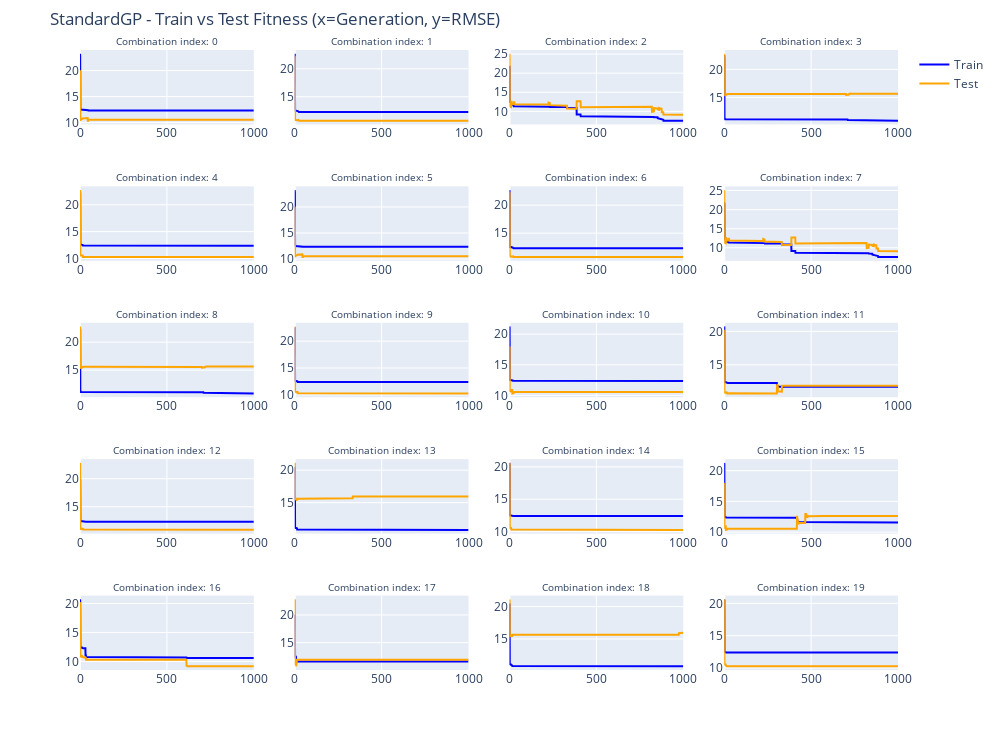

The notebook cell this image was saved under:
### Code cell
train_test_fit(df)

### Figure 1 — Plotly figure (JSON) as saved in the notebook; plotly's stock layout.template omitted (floating-point values rounded to 4 significant figures; data arrays with more than 128 entries replaced by an {"elided": "..."} marker saying what was removed)
{"data": [{"line": {"color": "blue"}, "mode": "lines", "name": "Train", "showlegend": true, "type": "scatter", "xaxis": "x", "y": {"elided": "1001 float values"}, "yaxis": "y"}, {"line": {"color": "orange"}, "mode": "lines", "name": "Test", "showlegend": true, "type": "scatter", "xaxis": "x", "y": {"elided": "1001 float values"}, "yaxis": "y"}, {"line": {"color": "blue"}, "mode": "lines", "name": "Train", "showlegend": false, "type": "scatter", "xaxis": "x2", "y": {"elided": "1001 float values"}, "yaxis": "y2"}, {"line": {"color": "orange"}, "mode": "lines", "name": "Test", "showlegend": false, "type": "scatter", "xaxis": "x2", "y": {"elided": "1001 float values"}, "yaxis": "y2"}, {"line": {"color": "blue"}, "mode": "lines", "name": "Train", "showlegend": false, "type": "scatter", "xaxis": "x3", "y": {"elided": "1001 float values"}, "yaxis": "y3"}, {"line": {"color": "orange"}, "mode": "lines", "name": "Test", "showlegend": false, "type": "scatter", "xaxis": "x3", "y": {"elided": "1001 float values"}, "yaxis": "y3"}, {"line": {"color": "blue"}, "mode": "lines", "name": "Train", "showlegend": false, "type": "scatter", "xaxis": "x4", "y": {"elided": "1001 float values"}, "yaxis": "y4"}, {"line": {"color": "orange"}, "mode": "lines", "name": "Test", "showlegend": false, "type": "scatter", "xaxis": "x4", "y": {"elided": "1001 float values"}, "yaxis": "y4"}, {"line": {"color": "blue"}, "mode": "lines", "name": "Train", "showlegend": false, "type": "scatter", "xaxis": "x5", "y": {"elided": "1001 float values"}, "yaxis": "y5"}, {"line": {"color": "orange"}, "mode": "lines", "name": "Test", "showlegend": false, "type": "scatter", "xaxis": "x5", "y": {"elided": "1001 float values"}, "yaxis": "y5"}, {"line": {"color": "blue"}, "mode": "lines", "name": "Train", "showlegend": false, "type": "scatter", "xaxis": "x6", "y": {"elided": "1001 float values"}, "yaxis": "y6"}, {"line": {"color": "orange"}, "mode": "lines", "name": "Test", "showlegend": false, "type": "scatter", "xaxis": "x6", "y": {"elided": "1001 float values"}, "yaxis": "y6"}, {"line": {"color": "blue"}, "mode": "lines", "name": "Train", "showlegend": false, "type": "scatter", "xaxis": "x7", "y": {"elided": "1001 float values"}, "yaxis": "y7"}, {"line": {"color": "orange"}, "mode": "lines", "name": "Test", "showlegend": false, "type": "scatter", "xaxis": "x7", "y": {"elided": "1001 float values"}, "yaxis": "y7"}, {"line": {"color": "blue"}, "mode": "lines", "name": "Train", "showlegend": false, "type": "scatter", "xaxis": "x8", "y": {"elided": "1001 float values"}, "yaxis": "y8"}, {"line": {"color": "orange"}, "mode": "lines", "name": "Test", "showlegend": false, "type": "scatter", "xaxis": "x8", "y": {"elided": "1001 float values"}, "yaxis": "y8"}, {"line": {"color": "blue"}, "mode": "lines", "name": "Train", "showlegend": false, "type": "scatter", "xaxis": "x9", "y": {"elided": "1001 float values"}, "yaxis": "y9"}, {"line": {"color": "orange"}, "mode": "lines", "name": "Test", "showlegend": false, "type": "scatter", "xaxis": "x9", "y": {"elided": "1001 float values"}, "yaxis": "y9"}, {"line": {"color": "blue"}, "mode": "lines", "name": "Train", "showlegend": false, "type": "scatter", "xaxis": "x10", "y": {"elided": "1001 float values"}, "yaxis": "y10"}, {"line": {"color": "orange"}, "mode": "lines", "name": "Test", "showlegend": false, "type": "scatter", "xaxis": "x10", "y": {"elided": "1001 float values"}, "yaxis": "y10"}, {"line": {"color": "blue"}, "mode": "lines", "name": "Train", "showlegend": false, "type": "scatter", "xaxis": "x11", "y": {"elided": "1001 float values"}, "yaxis": "y11"}, {"line": {"color": "orange"}, "mode": "lines", "name": "Test", "showlegend": false, "type": "scatter", "xaxis": "x11", "y": {"elided": "1001 float values"}, "yaxis": "y11"}, {"line": {"color": "blue"}, "mode": "lines", "name": "Train", "showlegend": false, "type": "scatter", "xaxis": "x12", "y": {"elided": "1001 float values"}, "yaxis": "y12"}, {"line": {"color": "orange"}, "mode": "lines", "name": "Test", "showlegend": false, "type": "scatter", "xaxis": "x12", "y": {"elided": "1001 float values"}, "yaxis": "y12"}, {"line": {"color": "blue"}, "mode": "lines", "name": "Train", "showlegend": false, "type": "scatter", "xaxis": "x13", "y": {"elided": "1001 float values"}, "yaxis": "y13"}, {"line": {"color": "orange"}, "mode": "lines", "name": "Test", "showlegend": false, "type": "scatter", "xaxis": "x13", "y": {"elided": "1001 float values"}, "yaxis": "y13"}, {"line": {"color": "blue"}, "mode": "lines", "name": "Train", "showlegend": false, "type": "scatter", "xaxis": "x14", "y": {"elided": "1001 float values"}, "yaxis": "y14"}, {"line": {"color": "orange"}, "mode": "lines", "name": "Test", "showlegend": false, "type": "scatter", "xaxis": "x14", "y": {"elided": "1001 float values"}, "yaxis": "y14"}, {"line": {"color": "blue"}, "mode": "lines", "name": "Train", "showlegend": false, "type": "scatter", "xaxis": "x15", "y": {"elided": "1001 float values"}, "yaxis": "y15"}, {"line": {"color": "orange"}, "mode": "lines", "name": "Test", "showlegend": false, "type": "scatter", "xaxis": "x15", "y": {"elided": "1001 float values"}, "yaxis": "y15"}, {"line": {"color": "blue"}, "mode": "lines", "name": "Train", "showlegend": false, "type": "scatter", "xaxis": "x16", "y": {"elided": "1001 float values"}, "yaxis": "y16"}, {"line": {"color": "orange"}, "mode": "lines", "name": "Test", "showlegend": false, "type": "scatter", "xaxis": "x16", "y": {"elided": "1001 float values"}, "yaxis": "y16"}, {"line": {"color": "blue"}, "mode": "lines", "name": "Train", "showlegend": false, "type": "scatter", "xaxis": "x17", "y": {"elided": "1001 float values"}, "yaxis": "y17"}, {"line": {"color": "orange"}, "mode": "lines", "name": "Test", "showlegend": false, "type": "scatter", "xaxis": "x17", "y": {"elided": "1001 float values"}, "yaxis": "y17"}, {"line": {"color": "blue"}, "mode": "lines", "name": "Train", "showlegend": false, "type": "scatter", "xaxis": "x18", "y": {"elided": "1001 float values"}, "yaxis": "y18"}, {"line": {"color": "orange"}, "mode": "lines", "name": "Test", "showlegend": false, "type": "scatter", "xaxis": "x18", "y": {"elided": "1001 float values"}, "yaxis": "y18"}, {"line": {"color": "blue"}, "mode": "lines", "name": "Train", "showlegend": false, "type": "scatter", "xaxis": "x19", "y": {"elided": "1001 float values"}, "yaxis": "y19"}, {"line": {"color": "orange"}, "mode": "lines", "name": "Test", "showlegend": false, "type": "scatter", "xaxis": "x19", "y": {"elided": "1001 float values"}, "yaxis": "y19"}, {"line": {"color": "blue"}, "mode": "lines", "name": "Train", "showlegend": false, "type": "scatter", "xaxis": "x20", "y": {"elided": "1001 float values"}, "yaxis": "y20"}, {"line": {"color": "orange"}, "mode": "lines", "name": "Test", "showlegend": false, "type": "scatter", "xaxis": "x20", "y": {"elided": "1001 float values"}, "yaxis": "y20"}], "layout": {"annotations": [{"font": {"size": 10}, "showarrow": false, "text": "Combination index: 0", "x": 0.1062, "xanchor": "center", "xref": "paper", "y": 1, "yanchor": "bottom", "yref": "paper"}, {"font": {"size": 10}, "showarrow": false, "text": "Combination index: 1", "x": 0.3688, "xanchor": "center", "xref": "paper", "y": 1, "yanchor": "bottom", "yref": "paper"}, {"font": {"size": 10}, "showarrow": false, "text": "Combination index: 2", "x": 0.6313, "xanchor": "center", "xref": "paper", "y": 1, "yanchor": "bottom", "yref": "paper"}, {"font": {"size": 10}, "showarrow": false, "text": "Combination index: 3", "x": 0.8938, "xanchor": "center", "xref": "paper", "y": 1, "yanchor": "bottom", "yref": "paper"}, {"font": {"size": 10}, "showarrow": false, "text": "Combination index: 4", "x": 0.1062, "xanchor": "center", "xref": "paper", "y": 0.78, "yanchor": "bottom", "yref": "paper"}, {"font": {"size": 10}, "showarrow": false, "text": "Combination index: 5", "x": 0.3688, "xanchor": "center", "xref": "paper", "y": 0.78, "yanchor": "bottom", "yref": "paper"}, {"font": {"size": 10}, "showarrow": false, "text": "Combination index: 6", "x": 0.6313, "xanchor": "center", "xref": "paper", "y": 0.78, "yanchor": "bottom", "yref": "paper"}, {"font": {"size": 10}, "showarrow": false, "text": "Combination index: 7", "x": 0.8938, "xanchor": "center", "xref": "paper", "y": 0.78, "yanchor": "bottom", "yref": "paper"}, {"font": {"size": 10}, "showarrow": false, "text": "Combination index: 8", "x": 0.1062, "xanchor": "center", "xref": "paper", "y": 0.56, "yanchor": "bottom", "yref": "paper"}, {"font": {"size": 10}, "showarrow": false, "text": "Combination index: 9", "x": 0.3688, "xanchor": "center", "xref": "paper", "y": 0.56, "yanchor": "bottom", "yref": "paper"}, {"font": {"size": 10}, "showarrow": false, "text": "Combination index: 10", "x": 0.6313, "xanchor": "center", "xref": "paper", "y": 0.56, "yanchor": "bottom", "yref": "paper"}, {"font": {"size": 10}, "showarrow": false, "text": "Combination index: 11", "x": 0.8938, "xanchor": "center", "xref": "paper", "y": 0.56, "yanchor": "bottom", "yref": "paper"}, {"font": {"size": 10}, "showarrow": false, "text": "Combination index: 12", "x": 0.1062, "xanchor": "center", "xref": "paper", "y": 0.34, "yanchor": "bottom", "yref": "paper"}, {"font": {"size": 10}, "showarrow": false, "text": "Combination index: 13", "x": 0.3688, "xanchor": "center", "xref": "paper", "y": 0.34, "yanchor": "bottom", "yref": "paper"}, {"font": {"size": 10}, "showarrow": false, "text": "Combination index: 14", "x": 0.6313, "xanchor": "center", "xref": "paper", "y": 0.34, "yanchor": "bottom", "yref": "paper"}, {"font": {"size": 10}, "showarrow": false, "text": "Combination index: 15", "x": 0.8938, "xanchor": "center", "xref": "paper", "y": 0.34, "yanchor": "bottom", "yref": "paper"}, {"font": {"size": 10}, "showarrow": false, "text": "Combination index: 16", "x": 0.1062, "xanchor": "center", "xref": "paper", "y": 0.12, "yanchor": "bottom", "yref": "paper"}, {"font": {"size": 10}, "showarrow": false, "text": "Combination index: 17", "x": 0.3688, "xanchor": "center", "xref": "paper", "y": 0.12, "yanchor": "bottom", "yref": "paper"}, {"font": {"size": 10}, "showarrow": false, "text": "Combination index: 18", "x": 0.6313, "xanchor": "center", "xref": "paper", "y": 0.12, "yanchor": "bottom", "yref": "paper"}, {"font": {"size": 10}, "showarrow": false, "text": "Combination index: 19", "x": 0.8938, "xanchor": "center", "xref": "paper", "y": 0.12, "yanchor": "bottom", "yref": "paper"}], "height": 750, "margin": {"t": 50}, "showlegend": true, "title": {"text": "StandardGP - Train vs Test Fitness (x=Generation, y=RMSE)"}, "width": 1000, "xaxis": {"anchor": "y", "domain": [0, 0.2125]}, "xaxis10": {"anchor": "y10", "domain": [0.2625, 0.475]}, "xaxis11": {"anchor": "y11", "domain": [0.525, 0.7375]}, "xaxis12": {"anchor": "y12", "domain": [0.7875, 1]}, "xaxis13": {"anchor": "y13", "domain": [0, 0.2125]}, "xaxis14": {"anchor": "y14", "domain": [0.2625, 0.475]}, "xaxis15": {"anchor": "y15", "domain": [0.525, 0.7375]}, "xaxis16": {"anchor": "y16", "domain": [0.7875, 1]}, "xaxis17": {"anchor": "y17", "domain": [0, 0.2125]}, "xaxis18": {"anchor": "y18", "domain": [0.2625, 0.475]}, "xaxis19": {"anchor": "y19", "domain": [0.525, 0.7375]}, "xaxis2": {"anchor": "y2", "domain": [0.2625, 0.475]}, "xaxis20": {"anchor": "y20", "domain": [0.7875, 1]}, "xaxis3": {"anchor": "y3", "domain": [0.525, 0.7375]}, "xaxis4": {"anchor": "y4", "domain": [0.7875, 1]}, "xaxis5": {"anchor": "y5", "domain": [0, 0.2125]}, "xaxis6": {"anchor": "y6", "domain": [0.2625, 0.475]}, "xaxis7": {"anchor": "y7", "domain": [0.525, 0.7375]}, "xaxis8": {"anchor": "y8", "domain": [0.7875, 1]}, "xaxis9": {"anchor": "y9", "domain": [0, 0.2125]}, "yaxis": {"anchor": "x", "domain": [0.88, 1], "range": [0, null]}, "yaxis10": {"anchor": "x10", "domain": [0.44, 0.56], "range": [0, null]}, "yaxis11": {"anchor": "x11", "domain": [0.44, 0.56], "range": [0, null]}, "yaxis12": {"anchor": "x12", "domain": [0.44, 0.56], "range": [0, null]}, "yaxis13": {"anchor": "x13", "domain": [0.22, 0.34], "range": [0, null]}, "yaxis14": {"anchor": "x14", "domain": [0.22, 0.34], "range": [0, null]}, "yaxis15": {"anchor": "x15", "domain": [0.22, 0.34], "range": [0, null]}, "yaxis16": {"anchor": "x16", "domain": [0.22, 0.34], "range": [0, null]}, "yaxis17": {"anchor": "x17", "domain": [0, 0.12], "range": [0, null]}, "yaxis18": {"anchor": "x18", "domain": [0, 0.12], "range": [0, null]}, "yaxis19": {"anchor": "x19", "domain": [0, 0.12], "range": [0, null]}, "yaxis2": {"anchor": "x2", "domain": [0.88, 1], "range": [0, null]}, "yaxis20": {"anchor": "x20", "domain": [0, 0.12], "range": [0, null]}, "yaxis3": {"anchor": "x3", "domain": [0.88, 1], "range": [0, null]}, "yaxis4": {"anchor": "x4", "domain": [0.88, 1], "range": [0, null]}, "yaxis5": {"anchor": "x5", "domain": [0.66, 0.78], "range": [0, null]}, "yaxis6": {"anchor": "x6", "domain": [0.66, 0.78], "range": [0, null]}, "yaxis7": {"anchor": "x7", "domain": [0.66, 0.78], "range": [0, null]}, "yaxis8": {"anchor": "x8", "domain": [0.66, 0.78], "range": [0, null]}, "yaxis9": {"anchor": "x9", "domain": [0.44, 0.56], "range": [0, null]}}}
